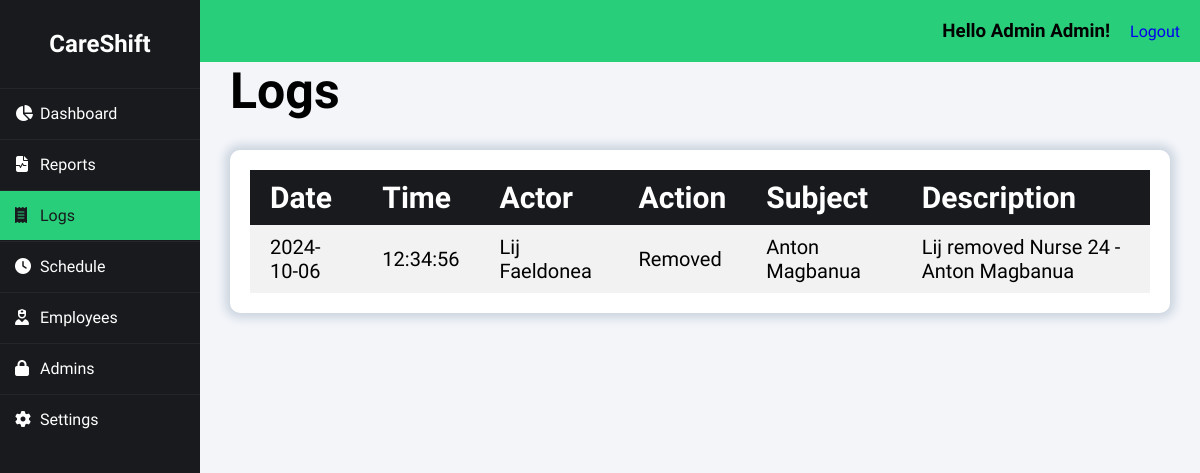
/index.php?page=logs (signed in), run on the app's committed database.
### tables this page shows
CREATE TABLE `logs` (
  `log_id` int(50) NOT NULL auto_increment,
  `log_actor` varchar(50) NOT NULL,
  `log_subject` varchar(50) NOT NULL,
  `log_action` varchar(50) NOT NULL,
  `log_description` varchar(50) NOT NULL,
  `log_time_managed` time NOT NULL,
  `log_date_managed` date NOT NULL,
  PRIMARY KEY  (`log_id`)
);

### class/class.admin.php (called while the page is built, shortened)
<?php
class Admin{
	private $DB_SERVER='localhost';
	private $DB_USERNAME='root';
	private $DB_PASSWORD='';
	private $DB_DATABASE='db_careshift';
	private $conn;
	public function __construct(){
		$this->conn = new PDO("mysql:host=".$this->DB_SERVER.";dbname=".$this->DB_DATABASE,$this->DB_USERNAME,$this->DB_PASSWORD);
	}
	function get_id_by_username($username){
		$sql="SELECT adm_id FROM admin WHERE adm_username = :username";
		$q = $this->conn->prepare($sql);
		$q->execute(['username' => $username]);
		$id = $q->fetchColumn();
		return $id;
	}
	function get_fname($id){
		$sql="SELECT adm_fname FROM admin WHERE adm_id = :id";
		$q = $this->conn->prepare($sql);
		$q->execute(['id' => $id]);
		$fname = $q->fetchColumn();
		return $fname;
	}
	function get_lname($id){
		$sql="SELECT adm_lname FROM admin WHERE adm_id = :id";
		$q = $this->conn->prepare($sql);
		$q->execute(['id' => $id]);
		$lname = $q->fetchColumn();
		return $lname;
	}
}
?>

### class/class.logs.php (called while the page is built, shortened)
<?php
class Log{
	private $DB_SERVER='localhost';
	private $DB_USERNAME='root';
	private $DB_PASSWORD='';
	private $DB_DATABASE='db_careshift';
	private $conn;
	public function __construct(){
		$this->conn = new PDO("mysql:host=".$this->DB_SERVER.";dbname=".$this->DB_DATABASE,$this->DB_USERNAME,$this->DB_PASSWORD);
	}
	public function list_logs(){
		$sql="SELECT * FROM logs";
		$q = $this->conn->query($sql) or die("failed!");
		while($r = $q->fetch(PDO::FETCH_ASSOC)){
		$data[]=$r;
		}
		if(empty($data)){
		   return false;
		}else{
			return $data;
		}
	}
}
?>

### index.php (the view, shortened to what this page needs)
<?php
include_once 'class/class.admin.php';
include_once 'class/class.logs.php';
$page = (isset($_GET['page']) && $_GET['page'] != '') ? $_GET['page'] : '';
$admin = new Admin();
$log = new Log();
$admin_id = $admin->get_id_by_username($_SESSION['adm_username']);
?>
<!DOCTYPE html>
<html>
<head>
    <link rel="stylesheet" href="css/styles.css">
    <link rel="stylesheet" href="https://cdnjs.cloudflare.com/ajax/libs/fullcalendar/3.4.0/fullcalendar.css" />
</head>
<body>
    <div class="wrapper">
        <div class="sidebar">
            <h2>CareShift</h2>
            <ul>
                <li><a href="index.php" class="<?= $page == '' ? 'active' : '' ?>"><i class="fas fa-solid fa-chart-pie"></i>Dashboard</a></li>
                <li><a href="index.php?page=reports" class="<?= $page == 'reports' ? 'active' : '' ?>"><i class="fas fa-solid fa-file-waveform"></i>Reports</a></li>
                <li><a href="index.php?page=logs" class="<?= $page == 'logs' ? 'active' : '' ?>"><i class="fas fa-solid fa-receipt"></i>Logs</a></li>
                <li><a href="index.php?page=schedule" class="<?= $page == 'schedule' ? 'active' : '' ?>"><i class="fas fa-solid fa-clock"></i>Schedule</a></li>
                <li><a href="index.php?page=employees" class="<?= $page == 'employees' ? 'active' : '' ?>"><i class="fas fa-solid fa-user-nurse"></i>Employees</a></li>
                <li><a href="index.php?page=admins" class="<?= $page == 'admins' ? 'active' : '' ?>"><i class="fas fa-lock" aria-hidden="true"></i></i>Admins</a></li>
                <li><a href="index.php?page=settings" class="<?= $page == 'settings' ? 'active' : '' ?>"><i class="fas fa-solid fa-gear"></i>Settings</a></li>
            </ul>
        </div>
        <div class="body">
            <div class="header">
                <h3>Hello <?php echo $admin->get_fname($admin_id).' '.$admin->get_lname($admin_id);?>!</h3>
                <a href="logout.php" class="right">Logout</a>
            </div>
            <div class="main_content">
                <?php
                    switch($page){
                    case 'logs':
                        require_once 'logs-module/index.php';
                    break;
                    }
                ?>
            </div>
        </div>
    </div>
</body>
</html>

### logs-module/index.php (shortened to what this page needs)
<h1>Logs</h1>
<div class="content_wrapper">
<table id="tablerecords">
    <thead>
        <tr>
            <th>Date</th>
            <th>Time</th>
            <th>Actor</th>
            <th>Action</th>
            <th>Subject</th>
            <th>Description</th>
        </tr>
    </thead>
    <?php
			if($log->list_logs() != false){
				foreach($log->list_logs() as $value){
   					extract($value);
					?>
					<tbody>
      					<tr>
							<td><?php echo $log_date_managed;?></td>
        					<td><?php echo $log_time_managed;?></td>
							<td><?php echo $log_actor;?></td>
							<td><?php echo $log_action;?></td>
                            <td><?php echo $log_subject;?></td>
                            <td><?php echo $log_description;?></td>
						</tr>
					</tbody>
					<?php
				}
			}
			?>
</table>
</div>

### css/styles.css (style rules this page uses)
* { margin: 0; padding: 0; box-sizing: border-box; list-style: none; text-decoration: none; font-family: "Afacad Flux", sans-serif; }
body { background: #f3f5f9; }
.wrapper { display: flex; position: relative; }
.wrapper .sidebar { position: fixed; width: 200px; height: 100%; background: #181a1d; padding: 30px 0; }
.wrapper .sidebar h2 { color: white; text-align: center; margin-bottom: 30px; }
.wrapper .sidebar ul li { border-bottom: 1px solid rgba(0, 0, 0, 0.05); border-top: 1px solid rgba(255, 255, 255, 0.05); }
.wrapper .sidebar ul li a { color: white; display: block; padding: 15px; }
.wrapper .sidebar ul li a .fas { width: 25px; }
.wrapper .sidebar ul li a.active { background-color: #29ce7a; color: #181a1d; }
.wrapper .sidebar ul li a.active .fas { color: #181a1d; }
.wrapper .body { width: 100%; margin-left: 200px; }
.wrapper .body .header { padding: 20px; background: #29ce7a; display: flex; justify-content: flex-end; gap: 20px; align-items: center; }
.wrapper .body .header h3 { margin: 0; }
.wrapper .body .main_content { padding: 0px 30px 0px 30px; }
.wrapper .body .main_content h1 { font-size: 50px; margin-bottom: 30px; width: 80%; }
.wrapper .body .main_content .content_wrapper { background: white; border-radius: 10px; box-shadow: 0 0 10px 5px #CBD4DF; padding: 20px; margin-top: 30px; margin-bottom: 30px; }
#tablerecords { padding: 10px; width: 100%; border-collapse: collapse; }
#tablerecords thead { color: white; background-color: #181a1d; text-align: left; font-size: 30px; }
#tablerecords thead tr th { padding: 10px 20px 10px 20px; }
#tablerecords th, #tablerecords td { padding: 10px 0px; }
#tablerecords tbody { font-size: 20px; }
#tablerecords tbody tr:nth-child(odd) { background-color: #f2f2f2; }
#tablerecords tbody tr td { padding: 10px 20px 10px 20px; }

### data on the page
logs: log_date_managed "2024-10-06", log_time_managed "12:34:56", log_actor "Lij Faeldonea", log_action "Removed", log_subject "Anton Magbanua", log_description "Lij removed Nurse 24 - Anton Magbanua"

### other printed values
$admin->get_fname($admin_id) "Admin"
$admin->get_lname($admin_id) "Admin"
